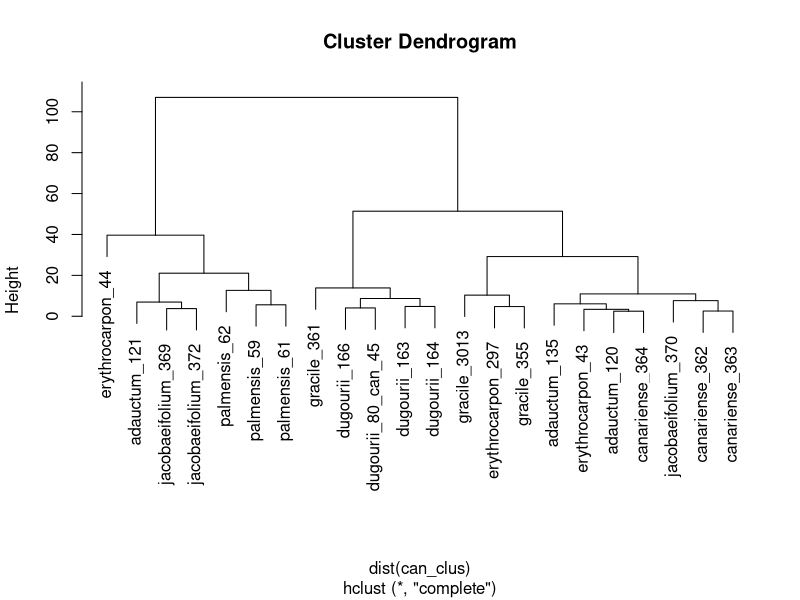

The R source for this figure: (Note: this script raises an error after producing the figure.)
library(tidyverse)
canary<-read_csv("canary.csv")
a <- mutate(canary, code_sp = paste(subspecies, collector_number, sep = "_")) # Create a code for each species
b <- mutate(a, ratio_leaf = leaf_length / leaf_width)

# Cluster analysis
# _________________
can_clus <-
  select (
    b,
    code_sp,
    lobe_width,
    leaf_length,
    lobe_length,
    leaf_width,
    ratio_leaf
  )
hc <- hclust(dist(can_clus), "complete")
plot(hc, labels = can_clus$code_sp)

# NMDS
nmd <- metaMDS(can_clus)





